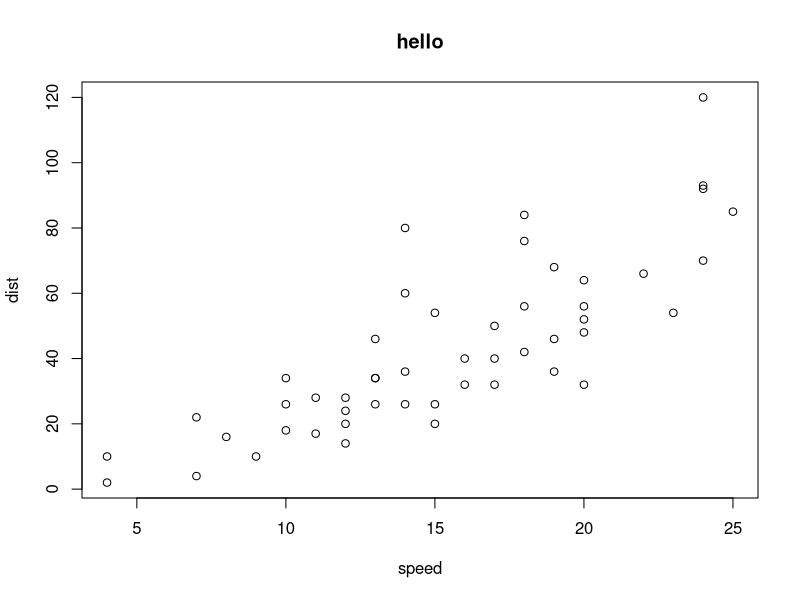

Write the R code that produced this figure.
## ---- chunk 1
summary(cars)
## ---- chunk 2
plot(cars, main="hello")
## ---- chunk 3
rnorm(100)
